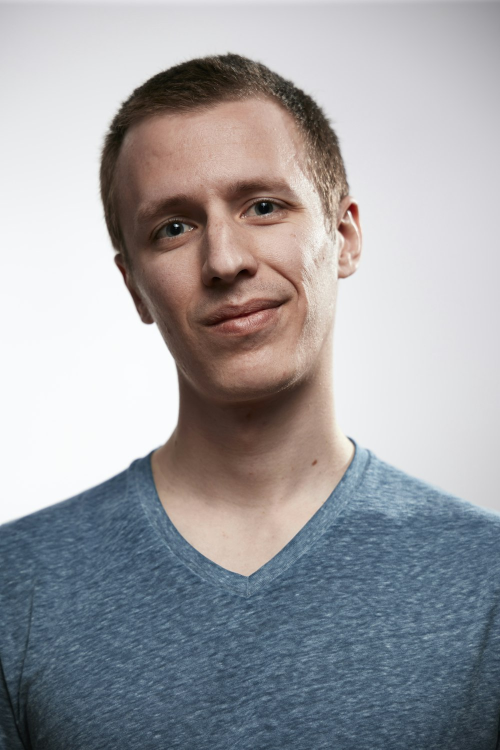
#> input picture assets/models/f1_1590086782792.jpg, 1000 x 1500 px (shown at 1/2 size)
$ python -i facecrop.py   (imports and definitions only)
#> lines starting #> are read from the running program, lines starting #| are printed output that depends on the picture; after the words box and inside, x2 and y2 are one past the last pixel; in counts of white or black regions, pixels touching at a corner belong together
#> in write_face_crop, img is the input picture: PIL image 1000x1500 RGB; mean R, G, B 158.4, 158.4, 162.4
"""Find the face in a catalog-style photo and crop to it.

YouCam Skin AI rejects an image whose face is small relative to the frame with
"error_src_face_too_small", and every photo in a try-on panel is framed for the
garment, not the face - head-and-shoulders at best, full body at worst. Raising
the resolution does not help, because the constraint is the face-to-frame
ratio, not pixel count: the same photo fails at 1000px and at 2400px.

There is no face detector in the dependency set and adding one for a crop would
be heavy, so the face is located the same way skin tone is sampled: skin-toned
pixels in the upper half of the frame, whose centroid is the face and whose
spread sets the crop radius. That is enough for portrait and half-body sources.
It would not survive a busy background full of skin-toned wall, which is why
the caller treats a rejected crop as a per-member warning rather than a failure.
"""
from __future__ import annotations

from pathlib import Path

import numpy as np
from PIL import Image

# Crop this many times the detected skin spread, so the result holds the whole
# head plus a margin rather than a tight box on the cheeks.
FACE_MARGIN = 1.9

# Skin AI wants a reasonably large face; upscale small crops to meet it.
MIN_CROP_PX = 1000


def face_box(img: Image.Image, margin: float = FACE_MARGIN) -> tuple[int, int, int, int]:
    """(left, top, right, bottom) around the face, in pixel coordinates."""
#> called with margin = 1.9
    w, h = img.size
    upper = img.crop((0, 0, w, int(h * 0.6)))
    a = np.asarray(upper.convert("RGB")).astype(float)
    R, G, B = a[:, :, 0], a[:, :, 1], a[:, :, 2]
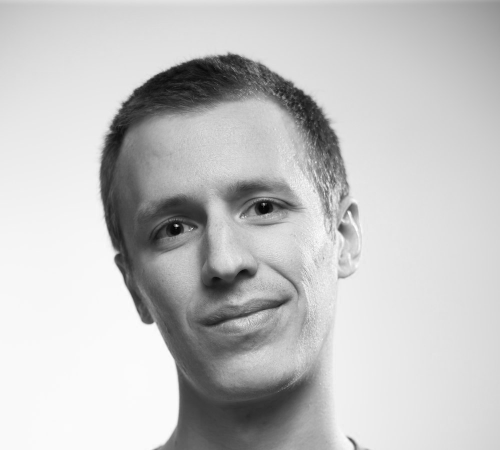
#> R: shape (900, 1000) float64 (shown at 1/2 size); min 0, max 255, mean 195.8
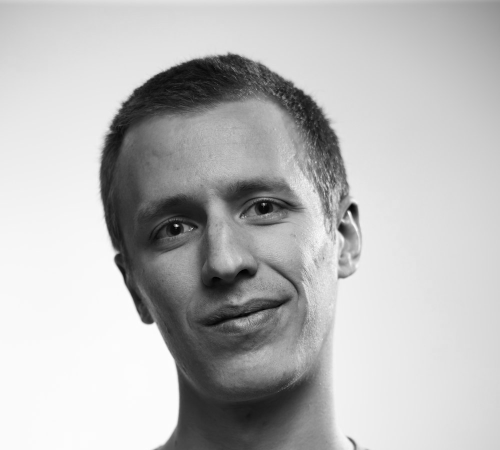
#> G: shape (900, 1000) float64 (shown at 1/2 size); min 0, max 255, mean 186.6
    Y = 0.299 * R + 0.587 * G + 0.114 * B
    Cr = (R - Y) * 0.713 + 128
    Cb = (B - Y) * 0.564 + 128
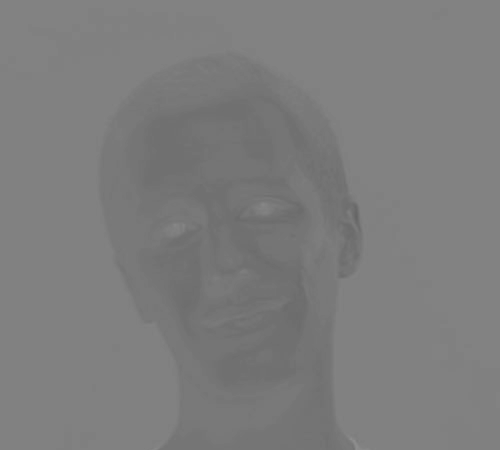
#> Cb: shape (900, 1000) float64 (shown at 1/2 size); min 100.8, max 143.7, mean 125.3
    mask = (Cr > 133) & (Cr < 177) & (Cb > 77) & (Cb < 127) & (R > G + 8) & (G > B) & (R > 30)
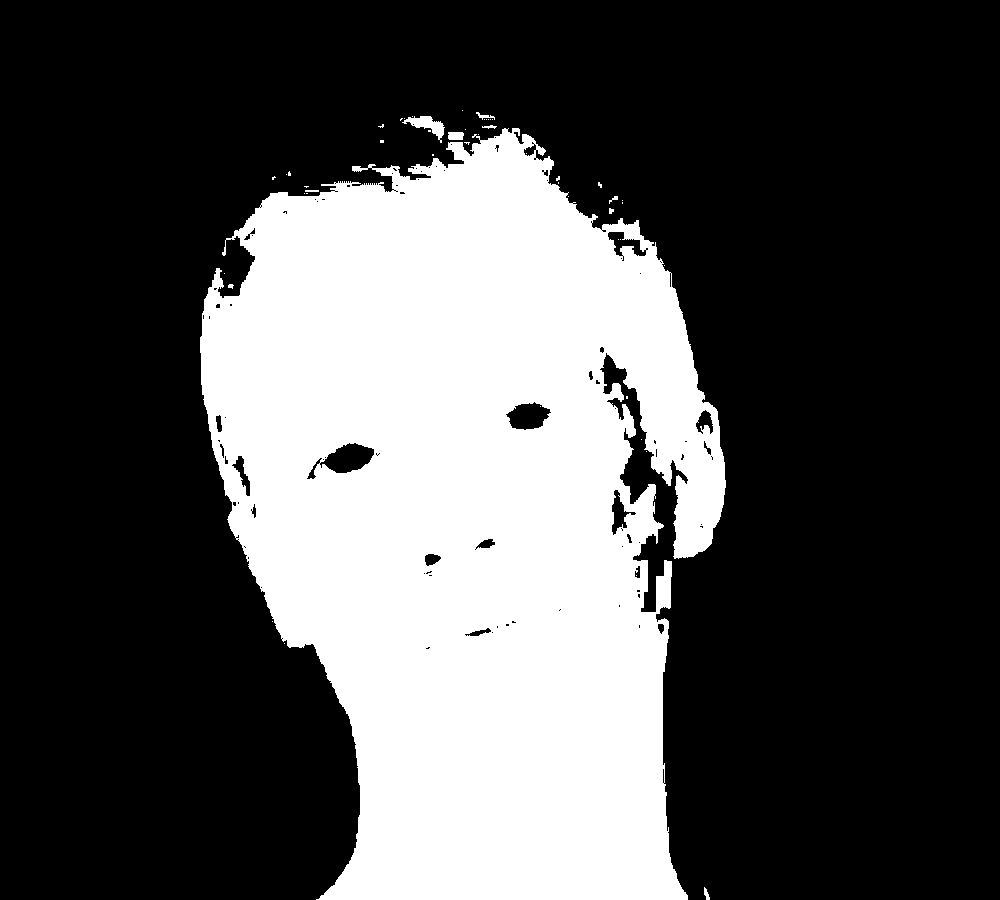
#> mask: shape (900, 1000) bool; 31.7% white; 50 white regions (40 under 20 px), largest, box (x1, y1, x2, y2) and area: (200, 128, 726, 900) 284234, (402, 116, 445, 143) 432, (448, 132, 464, 140) 121

    ys, xs = np.nonzero(mask)
    if len(xs) < 500:  # no confident skin: fall back to the usual portrait crop
        side = int(min(w, h * 0.45))
        cx = w // 2
        return max(0, cx - side // 2), 0, min(w, cx + side // 2), min(h, side)

    cx, cy = float(xs.mean()), float(ys.mean())
#> cx = 468.1; cy = 513.3
    spread = max(float(xs.std()), float(ys.std()), 20.0)
#> spread = 202.5
    half = spread * margin
#> half = 384.8
    return (max(0, int(cx - half)), max(0, int(cy - half)),
            min(w, int(cx + half)), min(h, int(cy + half)))


# Loose first, because a crop that clips the jaw or forehead also fails
# detection; tighten only when the API says the face is too small. Long hair,
# bare shoulders and a wide smile all leave less face per frame at any given
# margin, so the retry ladder matters more than the starting value.
CROP_LADDER = (FACE_MARGIN, 1.45, 1.15, None)


# [14 lines left out: function centered_box, not called in this run]


def write_face_crop(source: Path, dest: Path, margin: float | None = FACE_MARGIN) -> Path:
    """Crop `source` to its face and write it to `dest`. Returns `dest`.

    `margin=None` selects the geometric fallback instead of skin detection.
    """
    img = Image.open(source).convert("RGB")
    crop = img.crop(centered_box(img) if margin is None else face_box(img, margin))
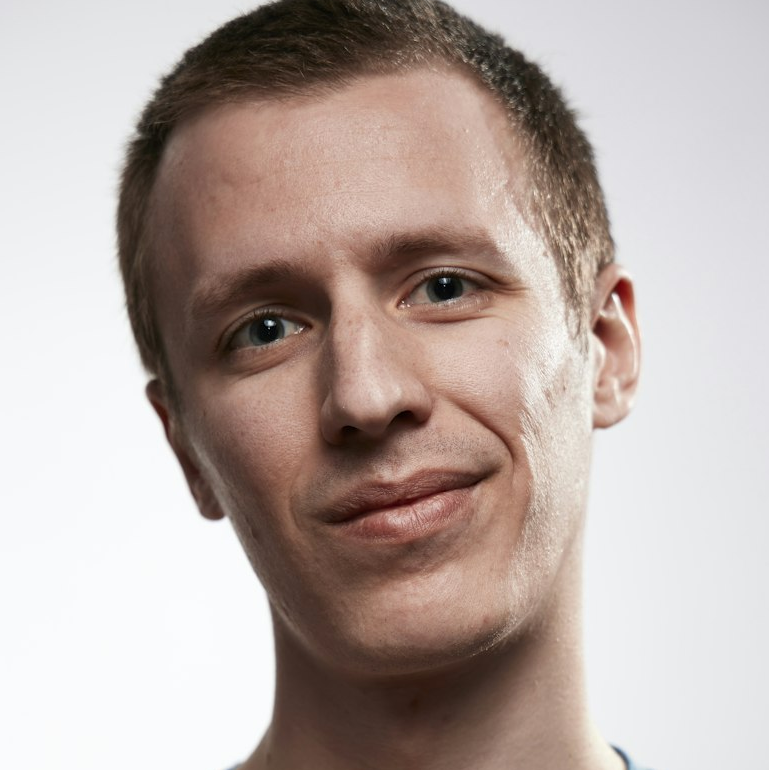
#> crop: PIL image 769x770 RGB; mean R, G, B 184.8, 171.1, 165.8
    if min(crop.size) < MIN_CROP_PX:
        scale = MIN_CROP_PX / min(crop.size)
        crop = crop.resize((int(crop.width * scale), int(crop.height * scale)), Image.LANCZOS)
#> crop: PIL image 999x1001 RGB
    crop.save(dest, quality=92)
    return dest

>>> result = write_face_crop('../../../assets/models/f1_1590086782792.jpg', 'out.png')

$ run again, on assets/models/f2_1582896911227.jpg
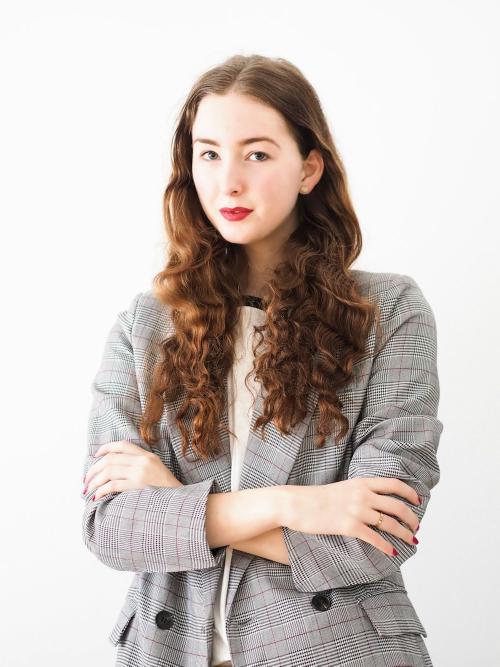
#> input picture assets/models/f2_1582896911227.jpg, 1000 x 1333 px (shown at 1/2 size)
#> in write_face_crop, img is the input picture: PIL image 1000x1333 RGB; mean R, G, B 202.9, 193.2, 188.3
#> in face_box, `mask = (Cr > 133) & (Cr < 177) & (Cb > 77) & (Cb < 127) & (R > G + 8) ..`:
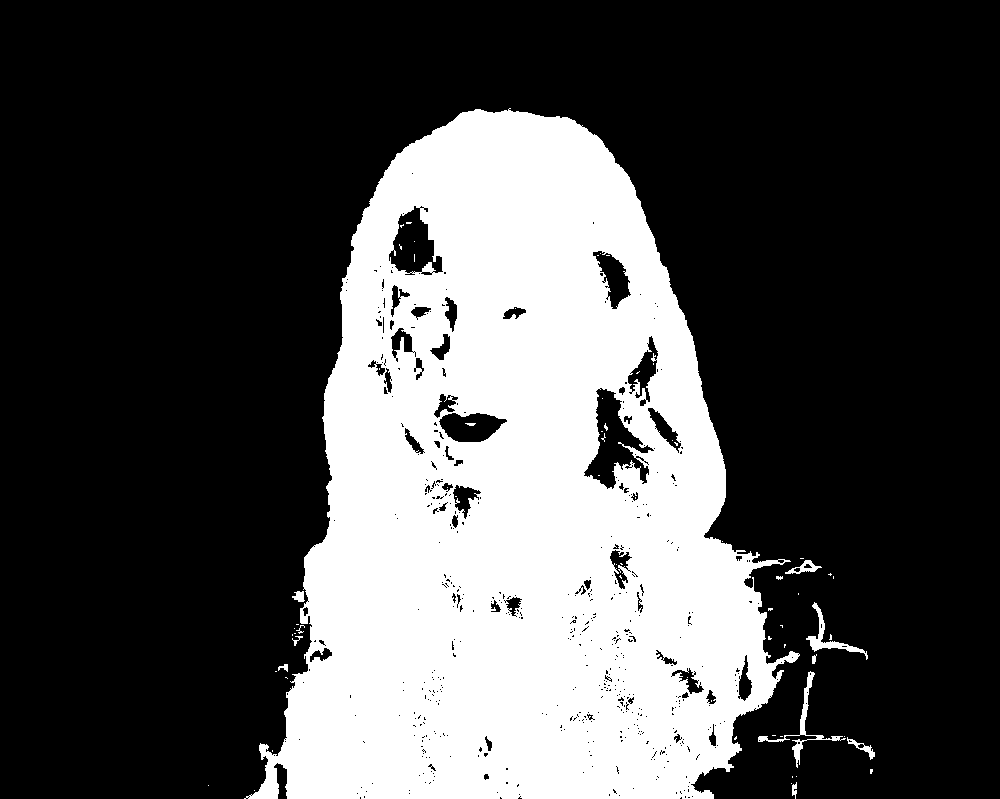
#> mask: shape (799, 1000) bool; 30.6% white; 68 white regions (55 under 20 px), largest, box (x1, y1, x2, y2) and area: (244, 108, 800, 799) 241889, (758, 671, 846, 768) 712, (806, 602, 868, 660) 583
#> cx = 518.5; cy = 503.2
#> spread = 188.4
#> half = 358
#> in write_face_crop, `crop = img.crop(centered_box(img) if margin is None else face_box(img,..`:
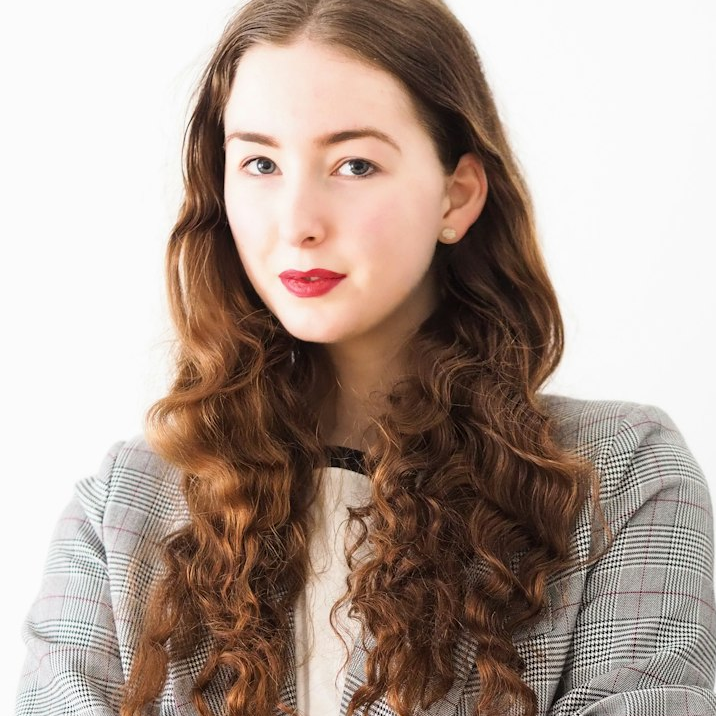
#> crop: PIL image 716x716 RGB; mean R, G, B 176.2, 158.9, 149.1

$ run again, on assets/models/f3_1583195763986.jpg
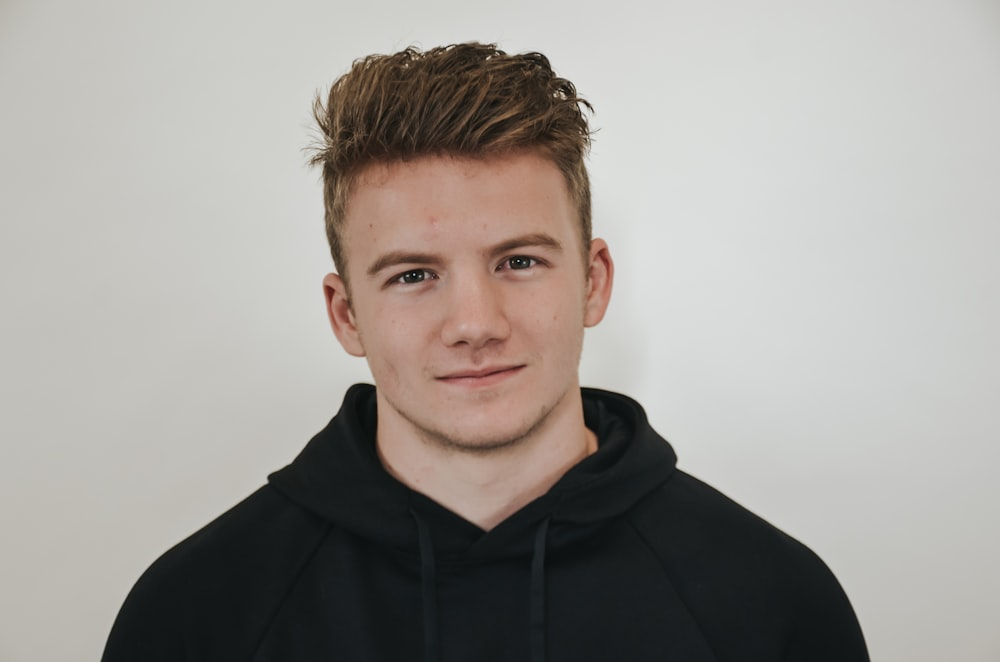
#> input picture assets/models/f3_1583195763986.jpg, 1000 x 662 px
#> in write_face_crop, img is the input picture: PIL image 1000x662 RGB; mean R, G, B 158.8, 154.5, 149.8
#> in face_box, `mask = (Cr > 133) & (Cr < 177) & (Cb > 77) & (Cb < 127) & (R > G + 8) ..`:
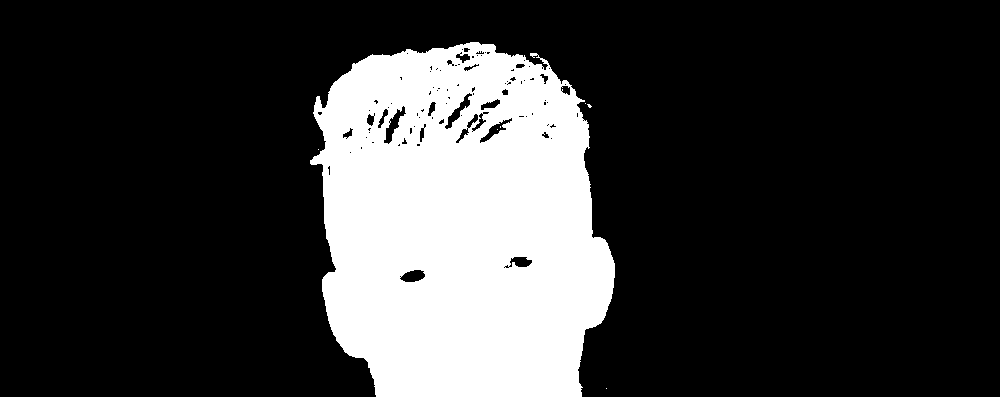
#> mask: shape (397, 1000) bool; 21.6% white; 7 white regions (6 under 20 px), largest, box (x1, y1, x2, y2) and area: (310, 42, 615, 397) 85890
#> cx = 460.6; cy = 226.4
#> spread = 94.81
#> half = 180.1
#> in write_face_crop, `crop = img.crop(centered_box(img) if margin is None else face_box(img,..`:
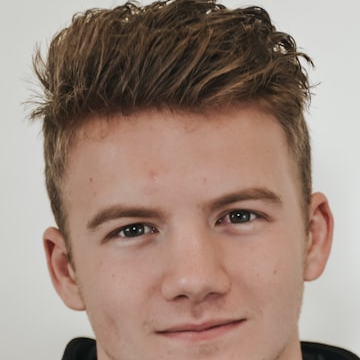
#> crop: PIL image 360x360 RGB; mean R, G, B 158.3, 136.4, 124.3
